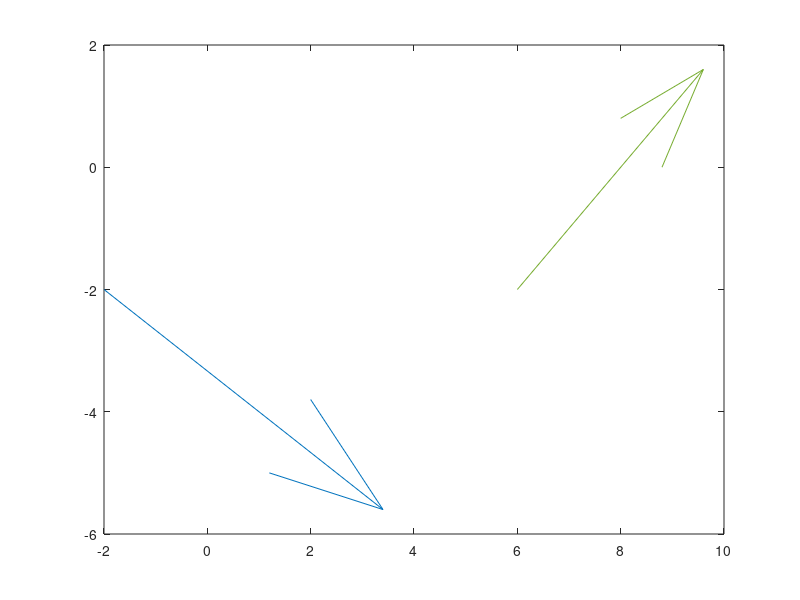

Recreate this plot in MATLAB. (Note: this script raises an error after producing the figure.)
clear

px = [-2 6];
py = [-2 -2];
vx = [6 4];
vy = [-4 4];

quiver(px(1),py(1),vx(1),vy(1));
hold on
quiver(px(2),py(2),vx(2),vy(2));

t1=0;
t2=1;

syms a3 a2 a1 a0 t

x(t)=a3*t^3 + a2*t^2 + a1*t + a0;
xd(t)=diff(x,t);
ex=[x(t1)==px(1),...
    x(t2)==px(2),...
    xd(t1)==vx(1),...
    xd(t2)==vx(2)];
rx=solve(ex,[a3 a2 a1 a0]);
cx(t)=subs(x,[a3 a2 a1 a0],[rx.a3 rx.a2 rx.a1 rx.a0]);



syms b3 b2 b1 b0 

y(t)=b3*t^3 + b2*t^2 + b1*t + b0;
yd(t)=diff(y,t);
ey=[y(t1)==py(1),...
    y(t2)==py(2),...
    yd(t1)==vy(1),...
    yd(t2)==vy(2)];
ry=solve(ey,[b3 b2 b1 b0]);
cy(t)=subs(y,[b3 b2 b1 b0],[ry.b3 ry.b2 ry.b1 ry.b0]);

fplot(cx,cy,[t1 t2]);


%part 2

Rx = [6,14];
Ry = [-2,-4];



ux = [vx(2), 3];
uy = [vy(2), 0];

plot(Rx, Ry, '*');
quiver(Rx(2),Ry(2),ux(1),uy(1));

t3 = 0;
t4 = 2;

x(t)=a3*t^3 + a2*t^2 + a1*t + a0;
xd(t)=diff(x,t);
ex=[x(t3)==Rx(1),...
    x(t4)==Rx(2),...
    xd(t3)==ux(1),...
    xd(t4)==ux(2)];
rx=solve(ex,[a3 a2 a1 a0]);
dx(t)=subs(x,[a3 a2 a1 a0],[rx.a3 rx.a2 rx.a1 rx.a0]);

y(t)=b3*t^3 + b2*t^2 + b1*t + b0;
yd(t)=diff(y,t);
ey=[y(t3)==Ry(1),...
    y(t4)==Ry(2),...
    yd(t3)==uy(1),...
    yd(t4)==uy(2)];
ry=solve(ey,[b3 b2 b1 b0]);
dy(t)=subs(y,[b3 b2 b1 b0],[ry.b3 ry.b2 ry.b1 ry.b0]);

fplot (dx, dy, [t3 t4], 'g')





